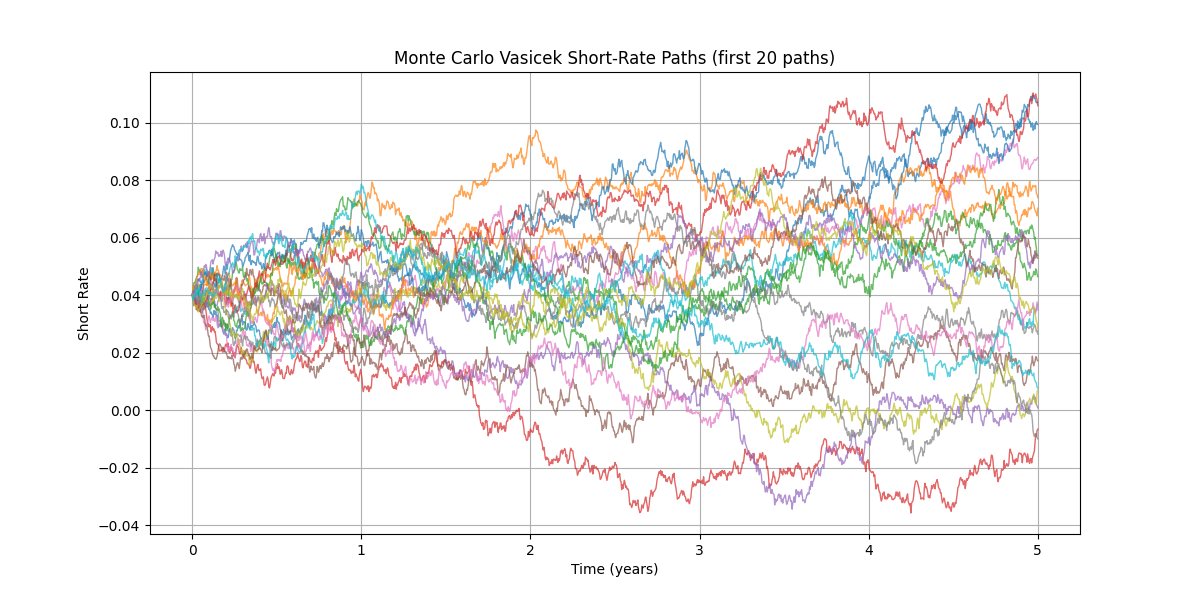

Generate this figure with Python:
import numpy as np
import matplotlib.pyplot as plt

def price_zcb_vasicek_mc_plot_paths(
    a=0.0099, b=0.050269, sigma=0.015, r0=0.04,
    T=5.0, dt=1/252, n_paths=20000, n_plot=20, use_antithetic=True, random_seed=42
):
    np.random.seed(random_seed)

    n_steps = int(T / dt)
    exp_adt = np.exp(-a * dt)
    m_coef = b * (1 - exp_adt)   # deterministic shift each step
    var_coef = (sigma**2) * (1 - np.exp(-2*a*dt)) / (2*a)
    sqrt_var = np.sqrt(var_coef)

    # generate standard normals (half if antithetic)
    half = n_paths // 2 if use_antithetic else n_paths
    Z = np.random.normal(size=(half, n_steps))
    if use_antithetic:
        Z = np.vstack([Z, -Z])

    # allocate and set initial rates
    r = np.empty((n_paths, n_steps + 1))
    r[:, 0] = r0

    # simulate using exact OU discretization
    for t in range(n_steps):
        r[:, t+1] = r[:, t] * exp_adt + m_coef + sqrt_var * Z[:, t]

    # integrate r over time using trapezoid rule -> integrals shape (n_paths,)
    integrals = (np.sum(r[:, :-1] + r[:, 1:], axis=1) * 0.5) * dt
    discounts = np.exp(-integrals)  # discounted payoff for face=1

    price = discounts.mean()
    std_error = discounts.std(ddof=1) / np.sqrt(n_paths)
    ci_low = price - 1.96 * std_error
    ci_high = price + 1.96 * std_error

    print("Monte Carlo Vasicek ZCB Pricing")
    print("--------------------------------")
    print(f"Parameters: a={a}, b={b}, sigma={sigma}, r0={r0}, T={T}, dt={dt}")
    print(f"Paths: {n_paths}, antithetic={use_antithetic}")
    print(f"Estimated price: {price:.6f}")
    print(f"Standard error: {std_error:.6f}")
    print(f"95% CI: [{ci_low:.6f}, {ci_high:.6f}]")

    # Plot some short-rate paths
    plt.figure(figsize=(12,6))
    time_grid = np.linspace(0, T, n_steps + 1)
    for i in range(min(n_plot, n_paths)):
        plt.plot(time_grid, r[i, :], lw=1, alpha=0.7)
    plt.title(f"Monte Carlo Vasicek Short-Rate Paths (first {n_plot} paths)")
    plt.xlabel("Time (years)")
    plt.ylabel("Short Rate")
    plt.grid(True)
    plt.show()

    # histogram of discounted payoffs
    plt.figure(figsize=(10,5))
    plt.hist(discounts, bins=80, alpha=0.8)
    plt.title("Histogram of Discounted Payoffs (ZCB, face=1)")
    plt.xlabel("Discounted payoff")
    plt.ylabel("Frequency")
    plt.grid(True)
    plt.show()

    return {"price": price, "std_error": std_error, "ci": (ci_low, ci_high), "discounts": discounts, "rates": r}

# Example run
res = price_zcb_vasicek_mc_plot_paths(
    a=0.0099, b=0.050269, sigma=0.015, r0=0.04,
    T=5.0, dt=1/252, n_paths=20000, n_plot=20, use_antithetic=True, random_seed=42
)
